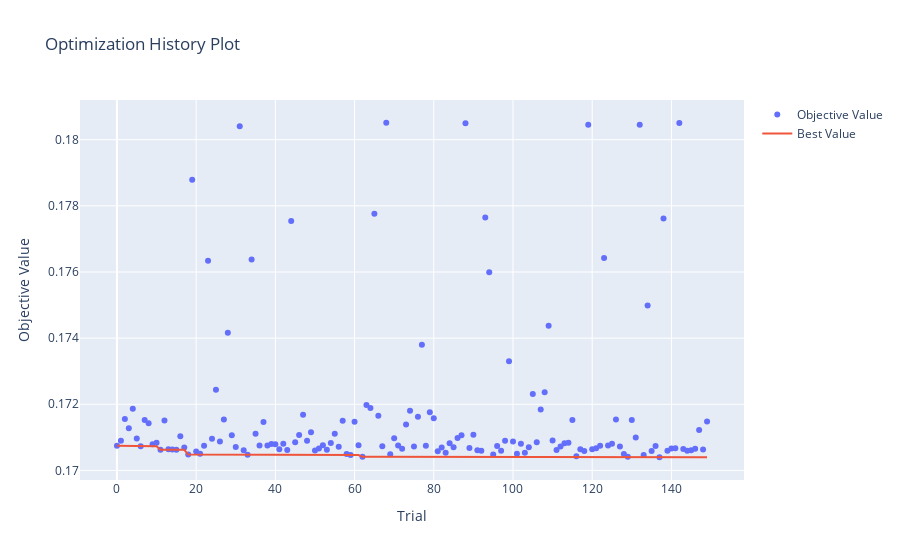

The notebook cell this image was saved under:
### Code cell
# History of optimization

optuna.visualization.plot_optimization_history(study_rfr)

### Figure 1 — Plotly figure (JSON) as saved in the notebook; plotly's stock layout.template omitted (floating-point values rounded to 4 significant figures; data arrays with more than 128 entries replaced by an {"elided": "..."} marker saying what was removed)
{"data": [{"mode": "markers", "name": "Objective Value", "type": "scatter", "x": {"elided": "150 int values"}, "y": {"elided": "150 float values"}}, {"mode": "lines", "name": "Best Value", "type": "scatter", "x": {"elided": "150 int values"}, "y": {"elided": "150 float values"}}, {"marker": {"color": "#cccccc"}, "mode": "markers", "name": "Infeasible Trial", "showlegend": false, "type": "scatter", "x": [], "y": []}], "layout": {"title": {"text": "Optimization History Plot"}, "xaxis": {"title": {"text": "Trial"}}, "yaxis": {"title": {"text": "Objective Value"}}}}
